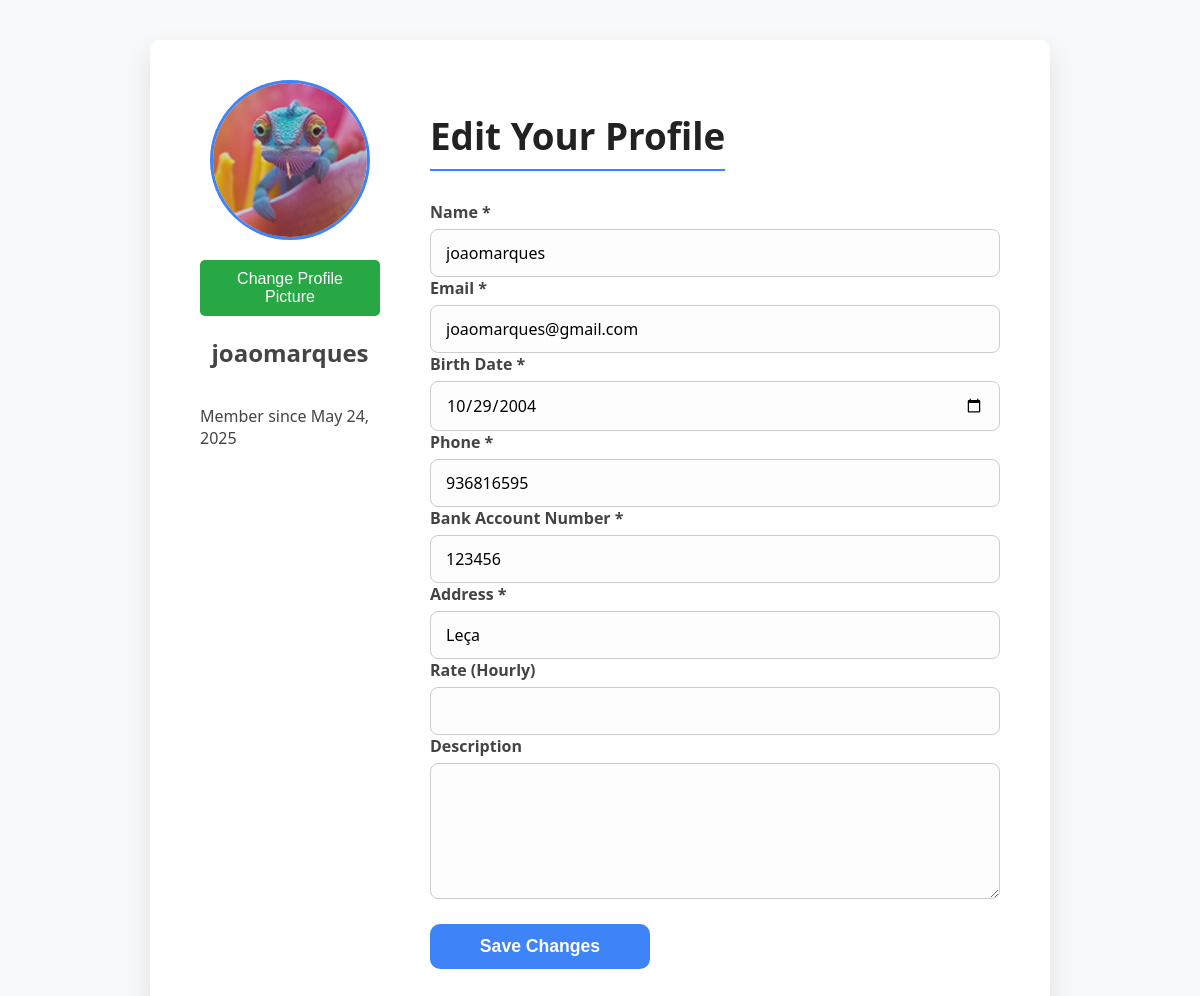
Before: /Pages/edit_profile.php (signed in) with the older database file.
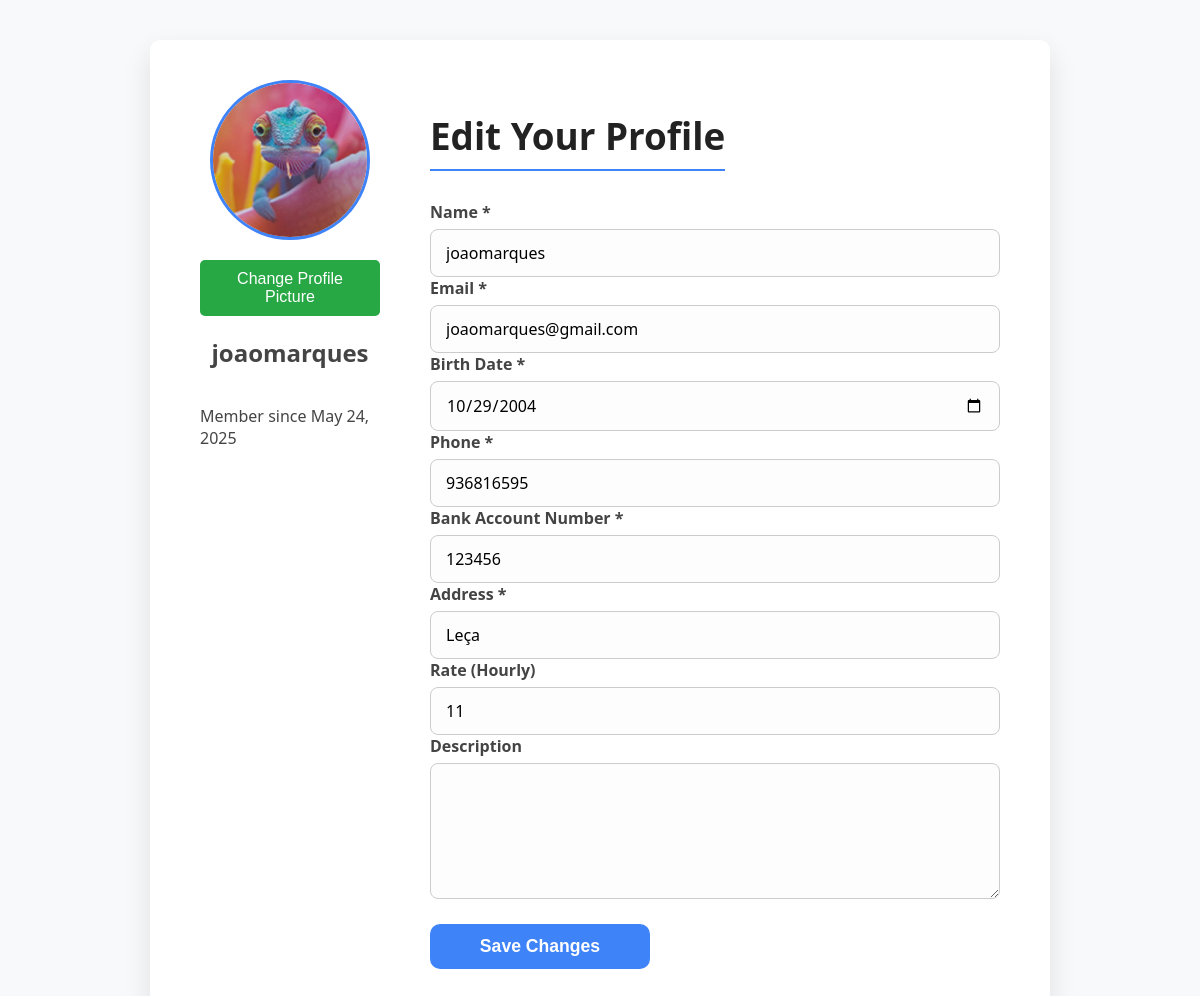
After: the same page with the newer database file.
### tables this page shows
CREATE TABLE "User" (
    id INTEGER PRIMARY KEY AUTOINCREMENT NOT NULL,
    name TEXT NOT NULL,
    email TEXT NOT NULL UNIQUE,
    password TEXT NOT NULL,
    created_at TEXT,
    level INTEGER NOT NULL DEFAULT 1,
    birth_date TEXT NOT NULL,
    profile_picture_id INTEGER,
    phone TEXT NOT NULL,
    nr_bank_account TEXT NOT NULL,
    address TEXT NOT NULL,
    rate REAL DEFAULT 0, 
    description TEXT DEFAULT '',
    FOREIGN KEY (profile_picture_id) REFERENCES Images(id)
        ON DELETE SET NULL
);

### Utils/Session.php (called while the page is built, shortened)
<?php
  class Session {
    public function getId() : ?int {
      return isset($_SESSION['id']) ? $_SESSION['id'] : null;
    }
  }
?>

### database/userClass.php (called while the page is built, shortened)
<?php
class User {
    public function __construct(
        int $id,
        string $name,
        string $email,
        string $password,
        string $created_at,
        int $level,
        string $birth_date,
        string $phone,
        string $nr_bank_account,
        string $address,
        ?float $rate,
        ?string $description,
        ?int $profile_picture_id = null
    )
    {
        $this->name = $name;
        $this->email = $email;
        $this->created_at = $created_at;
        $this->birth_date = $birth_date;
        $this->phone = $phone;
        $this->nr_bank_account = $nr_bank_account;
        $this->address = $address;
        $this->rate = $rate;
        $this->profile_picture_id = $profile_picture_id;
    }
    static function getUser(PDO $db, int $id) : User {
        $stmt = $db->prepare('
            SELECT id, name, email, password, created_at, level, birth_date, phone, nr_bank_account, address, rate, description, profile_picture_id
            FROM User
            WHERE id = ?
        ');
        $stmt->execute(array($id));
        $user = $stmt->fetch();
        return new User(
            $user['id'],
            $user['name'],
            $user['email'],
            $user['password'],
            $user['created_at'],
            $user['level'],
            $user['birth_date'],
            $user['phone'],
            $user['nr_bank_account'],
            $user['address'],
            $user['rate'],
            $user['description'],
            $user['profile_picture_id'] ?? null
        );
    }
}
?>

### Pages/edit_profile.php (the view, shortened to what this page needs)
<?php
require_once(__DIR__ . '/../Utils/Session.php');
require_once(__DIR__ . '/../database/connection.php');
require_once(__DIR__ . '/../database/userClass.php');
$session = new Session();
$db = getDatabaseConnection();
$user = User::getUser($db, (int)$session->getId());
?>
<!DOCTYPE html>
<html lang="en">
<head>
    <link rel="stylesheet" href="../css/edit_profile.css" />
</head>
<body>
  <div class="profile-edit-container">
    <aside class="profile-sidebar">
        <div class="profile-picture">
            <?php $imageId = $user->profile_picture_id ?? null;
                  $imageIdString = (string)$imageId; ?>
            <?php if ($imageId): ?>
                <img src="../Actions/images/originals/<?= htmlspecialchars($imageIdString) ?>.jpg" alt="Profile Picture" />
            <?php else: ?>
                <img src="../assets/icons/default-avatar.png" alt="Profile Picture" />
            <?php endif; ?>
        </div>
        <form action="upload_image.php" method="get">
            <button type="submit" style="
                background-color: #28a745; /* Green */
                color: white;
                border: none;
                padding: 10px 20px;
                border-radius: 5px;
                cursor: pointer;
                font-size: 16px;
            ">
                Change Profile Picture
            </button>
        </form>
        <h2><?= htmlspecialchars($user->name) ?></h2>
        <p>Member since <?= htmlspecialchars(date('F j, Y', strtotime($user->created_at))) ?></p>
    </aside>
    <section class="profile-edit-form">
        <h1>Edit Your Profile</h1>
        <form method="POST" action="../Actions/Action_Edit_Profile.php">
            <label for="name">Name *</label>
            <input type="text" id="name" name="name" required value="<?= htmlspecialchars($user->name) ?>" />
            <label for="email">Email *</label>
            <input type="email" id="email" name="email" required value="<?= htmlspecialchars($user->email) ?>" />
            <label for="birth_date">Birth Date *</label>
            <input type="date" id="birth_date" name="birth_date" required value="<?= htmlspecialchars($user->birth_date) ?>" />
            <label for="phone">Phone *</label>
            <input type="tel" id="phone" name="phone" required value="<?= htmlspecialchars($user->phone) ?>" />
            <label for="nr_bank_account">Bank Account Number *</label>
            <input type="text" id="nr_bank_account" name="nr_bank_account" required value="<?= htmlspecialchars($user->nr_bank_account) ?>" />
            <label for="address">Address *</label>
            <input type="text" id="address" name="address" required value="<?= htmlspecialchars($user->address) ?>" />
            <label for="rate">Rate (Hourly)</label>
            <input type="number" id="rate" name="rate" step="0.01" min="0" value="<?= htmlspecialchars($user->rate !== null ? (string)$user->rate : '') ?>" />
            <label for="description">Description</label>
            <textarea id="description" name="description" rows="5"><?= htmlspecialchars($user->description ?? '') ?></textarea>
            <button type="submit" class="save-btn">Save Changes</button>
        </form>
    </section>
  </div>
</body>
</html>

### css/edit_profile.css (style rules this page uses)
* { box-sizing: border-box; }
body { margin: 0; min-height: 100vh; font-family: 'Segoe UI', Tahoma, Geneva, Verdana, sans-serif; background-color: #f8f9fa; display: flex; justify-content: center; align-items: flex-start; padding: 40px 20px; }
.profile-edit-container { display: flex; max-width: 900px; width: 100%; background: #fff; border-radius: 10px; box-shadow: 0 12px 28px rgba(0, 0, 0, 0.1); padding: 40px 50px; gap: 50px; align-items: flex-start; }
.profile-sidebar { flex: 0 0 180px; display: flex; flex-direction: column; align-items: center; color: #444; }
.profile-picture { width: 160px; height: 160px; border-radius: 50%; overflow: hidden; border: 3px solid #3f83f8; margin-bottom: 20px; align-self: center; }
.profile-picture img { width: 100%; height: 100%; object-fit: cover; }
.profile-edit-form { flex: 1; display: flex; flex-direction: column; }
.profile-edit-form h1 { margin-bottom: 30px; font-weight: 700; font-size: 2.3rem; color: #222; border-bottom: 2px solid #3f83f8; padding-bottom: 8px; width: fit-content; }
label { font-weight: 600; font-size: 1rem; color: #444; margin-bottom: 6px; display: block; }
input[type="text"], input[type="email"], input[type="number"], input[type="tel"], input[type="date"], textarea { font-size: 1rem; padding: 12px 15px; border-radius: 8px; border: 1.8px solid #ccc; background: #fdfdfd; transition: border-color 0.3s ease; width: 100%; font-family: 'Segoe UI', Tahoma, Geneva, Verdana, sans-serif; resize: vertical; }
textarea { min-height: 100px; }
button.save-btn { width: 220px; align-self: flex-start; padding: 12px 0; font-weight: 700; font-size: 1.1rem; border: none; border-radius: 10px; background-color: #3f83f8; color: white; cursor: pointer; transition: background-color 0.25s ease; margin-top: 20px; }

Changed rows visible on the page:
changed user "joaomarques": rate (not shown) → "11"
